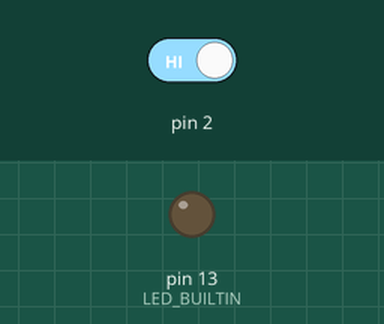
Bench run of a sketch on a simulated Arduino Uno, built with avr-gcc and run on an emulated ATmega328P. Parts: output pins drawn as LEDs (lit = HIGH). The inputs (shaded band) are chosen by the test bench; at power-on: pin 2 HIGH.

Above: at 1.2 s.
1.3 s: pin 2 driven LOW
At 2.3 s:
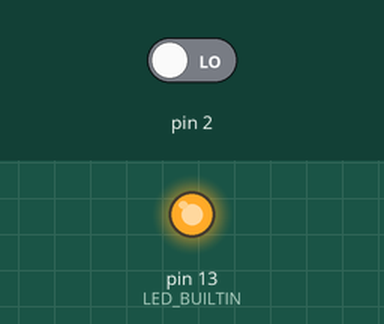
Timing chart, 0 to 4.3 s (numbered marks = the images above; inputs shaded):
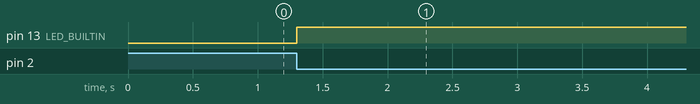

The sketch:

sketch04_01_interrupts.ino
```cpp
// private include
/* BEGIN USER CODE PI */
/* END USER CODE PI */

// private define
/* BEGIN USER CODE PD */
/* END USER CODE PD */

// private macro
/* BEGIN USER CODE PM */
/* END USER CODE PM */

// private variable
/* BEGIN USER CODE PV */
int val = 0;
/* END USER CODE PV */

/* BEGIN USER CODE 0 */
/* END USER CODE 0 */

// private function
/* BEGIN USER CODE PF */
void buttonISR()
{
  val = !val;
}
/* END USER CODE PF */

/* BEGIN USER CODE 1 */
/* END USER CODE 1 */

void setup() {
  // put your setup code here, to run once:
  /* BEGIN USER CODE 2 */
  pinMode(LED_BUILTIN, OUTPUT);
  attachInterrupt(digitalPinToInterrupt(2), buttonISR, FALLING);
  /* END USER CODE 2 */
}

void loop() {
  // put your main code here, to run repeatedly:
  /* END USER CODE LOOP */
  /* BEGIN USER CODE 3 */
  if(val)
  {
    digitalWrite(LED_BUILTIN, HIGH);
  }
  else
  {
    digitalWrite(LED_BUILTIN, LOW);
  }
}
/* END USER CODE 3 */
```

Measured:
- after the input at 1.3 s, pin 13 (LED_BUILTIN): LOW → HIGH at once
